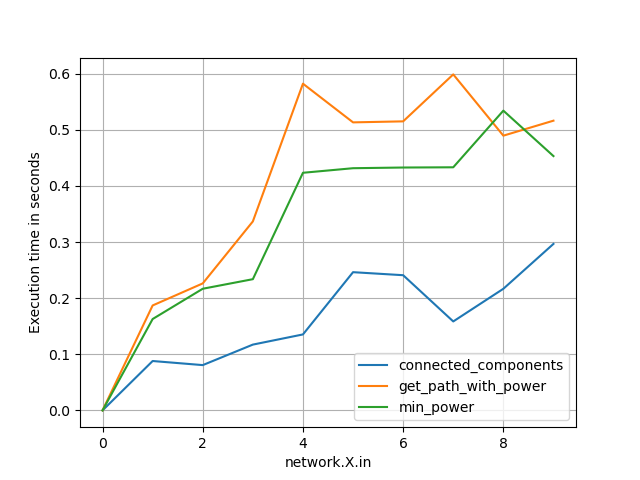

Reproduce this figure in Python.
# This will work if ran from the root folder.
import sys 
sys.path.append("delivery_network")

from graph import Graph, graph_from_file
import matplotlib.pyplot as plt 
import time
data_path = "input/"
functions_to_tests = [ # name of the function to test and arguments
    ("connected_components", {}), 
    ("get_path_with_power", {"src":1, "dest":20, "power":100}), 
    ("min_power", {"src":1, "dest":20}), 
]
time_dict = {name:[] for name, _ in functions_to_tests}
for i in range(1, 11):
    file_name = f"network.{i}.in"
    g = graph_from_file(data_path + file_name)
    for name, kwargs in functions_to_tests:
        start = time.time()
        print(i, name, kwargs)
        getattr(g, name)(**kwargs)
        time_dict[name].append(time.time()-start)

for name, _ in functions_to_tests:
    plt.plot(time_dict[name], label=name)
plt.grid()
plt.xlabel("network.X.in")
plt.ylabel("Execution time in seconds")
plt.legend()
plt.savefig("tests/test_s2q8_graph_temps.png")

# Every functions is executing on the network.X.in within 0.6 sec
